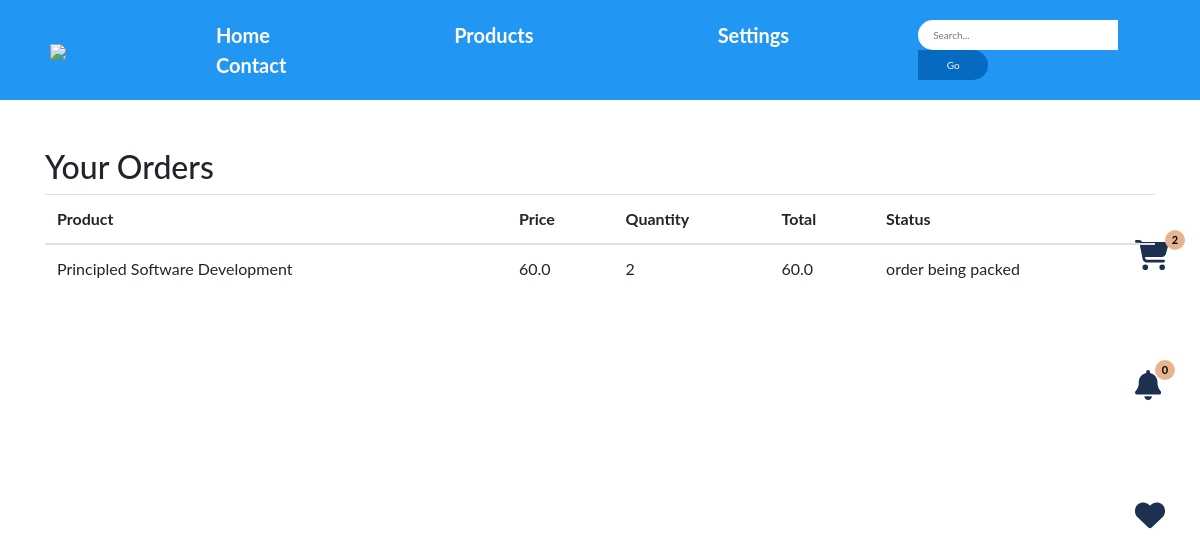
The page /orders_page (signed in) on the database as committed earlier.
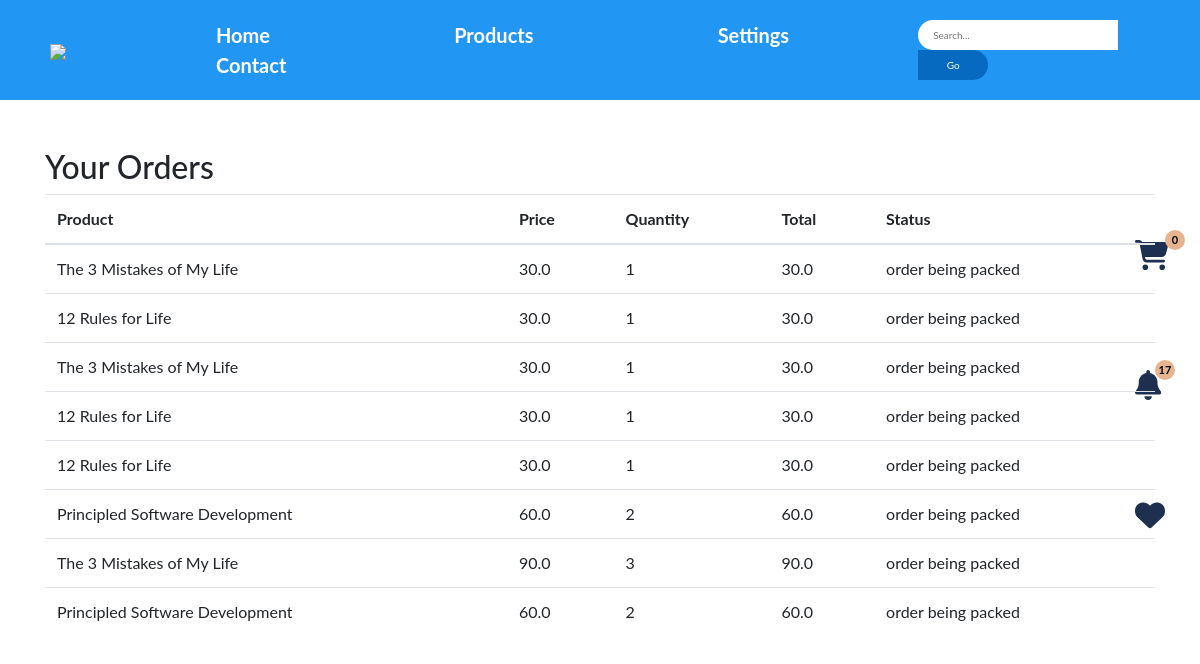
The same page on the database as committed later.
### main.py (models this page shows)
class Book(db.Model):
    _tablename_ = 'book'
    id = db.Column(db.Integer, primary_key=True)
    coverId = db.Column(db.String(100), unique=True, nullable=False)
    bookName = db.Column(db.String(200), nullable=False)
    author = db.Column(db.String(200), nullable=False)
    publishedYear = db.Column(db.Integer, nullable=False)
    editionCount = db.Column(db.Integer, nullable=False)
    searches = db.relationship('Search', secondary=book_search._tablename_, lazy='subquery',
        backref=db.backref('books', lazy=True))

class Order(db.Model):
    __tablename__ = 'orders'
    id = db.Column(db.Integer, primary_key=True)
    user_id = db.Column(db.Integer, nullable=False)
    book_id = db.Column(db.Integer, nullable=False)
    quantity = db.Column(db.Integer, nullable=False)
    price = db.Column(db.Float, nullable=False)
    status = db.Column(db.String(200), nullable=False)

### main.py (the view)
@app.route('/orders_page', methods=['GET'])
def orders_page():
    order_items = db.session.query(Order).filter(Order.user_id == db.session.query(User).filter(User.email==session['user']).first().id).all()[::-1]
    order_item_names = [db.session.query(Book).filter(Book.id == order_item.book_id).first().bookName for order_item in order_items]
    return render_template('orders_page.html',
                           order_items=order_items,
                           order_item_names=order_item_names, cart_items_count=getCartItemsCount(),
                              notification_count=getUnreadNotificationCount())

### main.py (called while the page is built)
def getCartItems():
    user_id = db.session.query(User).get(session['user']).id
    cart_items = db.session.query(CartItem).filter(CartItem.user_id == user_id).all()
    return cart_items

def getCartItemsCount():
    return len(getCartItems())

def getUnreadNotificationCount():
    unread_notifications = db.session.query(Notification).filter(Notification.user == session['user'], Notification.isRead == False).all()
    return len(unread_notifications)

### templates/orders_page.html (shortened to what this page needs)
<!DOCTYPE html>
<html lang="en">
<head>
    <link rel="stylesheet" href="https://maxcdn.bootstrapcdn.com/bootstrap/4.5.2/css/bootstrap.min.css">
</head>
<body>
    {% include "header.html" %}
    <section id="cart-items" class="container mt-5">
        <div class="row">
            <div class="col-md-12">
                <h2>Your Orders</h2>
                <table class="table">
                    <thead>
                        <tr>
                            <th>Product</th>
                            <th>Price</th>
                            <th>Quantity</th>
                            <th>Total</th>
                            <th>Status</th>
                        </tr>
                    </thead>
                    <tbody>
                        {% for i in range(order_items|length) %}
                        <tr>
                            <td>{{order_item_names[i]}}</td>
                            <td>{{order_items[i].price}}</td>
                            <td>{{order_items[i].quantity}}</td>
                            <td>{{order_items[i].price}}</td>
                            <td>{{order_items[i].status}}</td>
                        </tr>
                        {% endfor %}
                    </tbody>
                </table>
            </div>
        </div>
    </section>
</body>
</html>

### templates/header.html (shortened to what this page needs)
<!DOCTYPE html>
<html lang="en">
<head>
    <link rel="stylesheet" href="../static/header.css">
</head>
<body>
    <header>
        <div class="notification-bar">
            <div class="left">
              <img src="logo.png" class="logo">
            </div>
            <div class="center">
              <a class="top-bar-options" href="{{url_for('home_page')}}">Home</a>
              <a class="top-bar-options" href="{{url_for('home_page')}}#products">Products</a>
              <a class="top-bar-options" href="{{url_for('settings_page')}}">Settings</a>
              <a class="top-bar-options" href="{{url_for('home_page')}}#contact">Contact</a>
            </div>
            <div class="right">
                <form class="search-form" method='post' action="{{url_for('search_clicked')}}">
                    <input type="text" placeholder="Search..." name="search" required>
                    <button>Go</button>
                  </form>
            </div>
            <div class="options">
				<div class="col-md-4"><div class="cart">
					<a href="{{ url_for('cart_page') }}"></a>
					<div class="cart-circle">
						<span class="text">{{cart_items_count}}</span>
					</div>
				</div></div>
				<div class="col-md-4"><div class="cart">
					<a href="{{url_for('notification_page')}}">
					</a>
					<div class="notification-circle">
						<span class="text">{{notification_count}}</span>
					</div>
				</div></div>
				<div class="col-md-4"><div class="cart">
					<a href="{{ url_for('wishlist_page') }}">
					</a>
				</div></div>
			</div>
          </div>
      </header>
</body>
</html>

### static/header.css (style rules this page uses)
body { margin: 0 auto; background-color: #ffffff; font-size: 16px; font-family: "Lato", sans-serif; overflow-x: hidden; }
a { text-decoration: none; color: inherit; }
.notification-bar { height: 100px; background-color: #2196F3; color: white; display: flex; align-items: center; justify-content: space-between; padding: 0 50px; }
.center a { margin-right: 30px; font-weight:700; }
.right { display: flex; align-items: center; }
.right input[type="text"] { width: 200px; height: 30px; border: none; border-radius: 20px 0 0 20px; padding: 8px 15px; font-size: 10px; }
.right button { width: 70px; height: 30px; border: none; border-radius: 0 20px 20px 0; padding: 8px 15px; background-color: #066AC1; color: white; cursor: pointer; font-size: 10px; }
.top-bar-options { margin-left: 150px; margin-right: 150px; font-size: 20px; }
.cart { position: relative; margin-top: 30px; margin-bottom: 100px; margin-right: 50px; }
.cart-circle { width: 20px; height: 20px; background-color: #e6b58f; border-radius: 50%; text-align: center; display: flex; position: absolute; top: -10px; right: -50px; align-items: center; justify-content: center; color: black; }
.notification-circle { width: 20px; height: 20px; background-color: #e6b58f; border-radius: 50%; text-align: center; display: flex; position: absolute; top: -10px; right: -40px; align-items: center; justify-content: center; color: black; }
.text { font-size: 11px; font-weight: bold; }
.options { float: right; width: 50px; position: fixed; top: 210px; right: 30px; }

### templates/orders_page.html (style rules this page uses)
.cart-icon { position: relative; }

Rows that differ between the two databases and show on the page:
now on this page (row unchanged): Book: bookName "The 3 Mistakes of My Life" "The 3 Mistakes of My Life" "The 3 Mistakes of My Life"
added Order: price "30.0", quantity "1", price "30.0", status "order being packed"
now on this page (row unchanged): Book: bookName "12 Rules for Life" "12 Rules for Life" "12 Rules for Life"
added Order: price "30.0", quantity "1", price "30.0", status "order being packed"
added Order: price "30.0", quantity "1", price "30.0", status "order being packed"
added Order: price "30.0", quantity "1", price "30.0", status "order being packed"
added Order: price "30.0", quantity "1", price "30.0", status "order being packed"
added Order: price "60.0", quantity "2", price "60.0", status "order being packed"
added Order: price "90.0", quantity "3", price "90.0", status "order being packed"
Other text that changed with them:
{{ cart_items_count }}: "2" → "0"
{{ notification_count }}: "0" → "17"
new list line: "Principled Software Development"
new list line: "60.0 2 60.0 order being packed"
